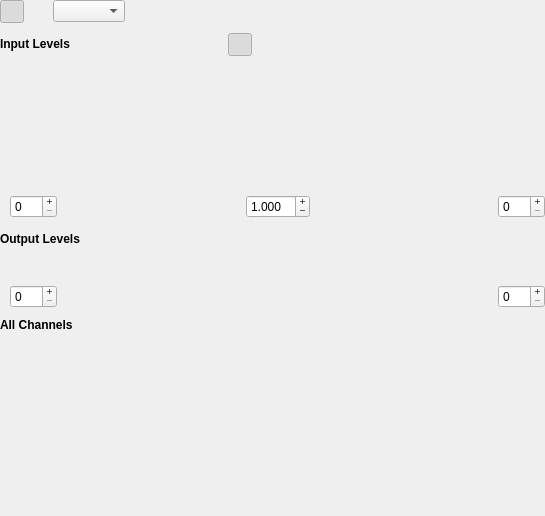
<?xml version="1.0" encoding="UTF-8"?>
<ui version="4.0">
 <author>
    SPDX-FileCopyrightText: none
    SPDX-License-Identifier: GPL-3.0-or-later
  </author>
 <class>LevelsConfigWidget</class>
 <widget class="QWidget" name="LevelsConfigWidget">
  <property name="geometry">
   <rect>
    <x>0</x>
    <y>0</y>
    <width>545</width>
    <height>516</height>
   </rect>
  </property>
  <property name="windowTitle">
   <string>Levels</string>
  </property>
  <layout class="QVBoxLayout" name="verticalLayout" stretch="0,0,0,0,1">
   <property name="spacing">
    <number>10</number>
   </property>
   <property name="leftMargin">
    <number>0</number>
   </property>
   <property name="topMargin">
    <number>0</number>
   </property>
   <property name="rightMargin">
    <number>0</number>
   </property>
   <property name="bottomMargin">
    <number>0</number>
   </property>
   <item>
    <layout class="QHBoxLayout" name="horizontalLayout_4">
     <property name="spacing">
      <number>5</number>
     </property>
     <item>
      <layout class="QHBoxLayout" name="horizontalLayout_7">
       <property name="spacing">
        <number>0</number>
       </property>
       <item>
        <widget class="QToolButton" name="buttonLightnessMode">
         <property name="toolTip">
          <string>Modify lightness only</string>
         </property>
         <property name="checkable">
          <bool>true</bool>
         </property>
         <property name="checked">
          <bool>true</bool>
         </property>
         <property name="autoExclusive">
          <bool>true</bool>
         </property>
         <property name="autoRaise">
          <bool>true</bool>
         </property>
         <attribute name="buttonGroup">
          <string notr="true">buttonGroupMode</string>
         </attribute>
        </widget>
       </item>
       <item>
        <widget class="QToolButton" name="buttonAllChannelsMode">
         <property name="toolTip">
          <string>Modify all channels independently</string>
         </property>
         <property name="checkable">
          <bool>true</bool>
         </property>
         <property name="autoExclusive">
          <bool>true</bool>
         </property>
         <property name="autoRaise">
          <bool>true</bool>
         </property>
         <attribute name="buttonGroup">
          <string notr="true">buttonGroupMode</string>
         </attribute>
        </widget>
       </item>
      </layout>
     </item>
     <item>
      <widget class="QComboBox" name="comboBoxChannel"/>
     </item>
     <item>
      <spacer name="spacer01">
       <property name="orientation">
        <enum>Qt::Horizontal</enum>
       </property>
       <property name="sizeHint" stdset="0">
        <size>
         <width>0</width>
         <height>0</height>
        </size>
       </property>
      </spacer>
     </item>
     <item>
      <widget class="QToolButton" name="buttonResetAll">
       <property name="toolTip">
        <string>Reset channel</string>
       </property>
       <property name="autoRaise">
        <bool>true</bool>
       </property>
      </widget>
     </item>
    </layout>
   </item>
   <item>
    <layout class="QVBoxLayout" name="verticalLayout_4">
     <property name="spacing">
      <number>5</number>
     </property>
     <item>
      <layout class="QHBoxLayout" name="horizontalLayout">
       <property name="spacing">
        <number>5</number>
       </property>
       <item>
        <widget class="QLabel" name="textLabel2">
         <property name="text">
          <string>&lt;b&gt;Input Levels&lt;/b&gt;</string>
         </property>
         <property name="wordWrap">
          <bool>false</bool>
         </property>
        </widget>
       </item>
       <item>
        <spacer name="horizontalSpacer_6">
         <property name="orientation">
          <enum>Qt::Horizontal</enum>
         </property>
         <property name="sizeHint" stdset="0">
          <size>
           <width>0</width>
           <height>0</height>
          </size>
         </property>
        </spacer>
       </item>
       <item>
        <layout class="QHBoxLayout" name="horizontalLayout_8">
         <property name="spacing">
          <number>0</number>
         </property>
         <item>
          <widget class="QToolButton" name="buttonLinearHistogram">
           <property name="toolTip">
            <string>Show linear histogram</string>
           </property>
           <property name="checkable">
            <bool>true</bool>
           </property>
           <property name="checked">
            <bool>true</bool>
           </property>
           <property name="autoExclusive">
            <bool>true</bool>
           </property>
           <property name="autoRaise">
            <bool>true</bool>
           </property>
           <attribute name="buttonGroup">
            <string notr="true">buttonGroupHistogramMode</string>
           </attribute>
          </widget>
         </item>
         <item>
          <widget class="QToolButton" name="buttonLogarithmicHistogram">
           <property name="toolTip">
            <string>Show logarithmic histogram</string>
           </property>
           <property name="checkable">
            <bool>true</bool>
           </property>
           <property name="autoExclusive">
            <bool>true</bool>
           </property>
           <property name="autoRaise">
            <bool>true</bool>
           </property>
           <attribute name="buttonGroup">
            <string notr="true">buttonGroupHistogramMode</string>
           </attribute>
          </widget>
         </item>
        </layout>
       </item>
       <item>
        <widget class="QToolButton" name="buttonScaleHistogramToFit">
         <property name="toolTip">
          <string>Scale the histogram to fit</string>
         </property>
         <property name="text">
          <string/>
         </property>
         <property name="autoRaise">
          <bool>true</bool>
         </property>
        </widget>
       </item>
       <item>
        <widget class="QToolButton" name="buttonScaleHistogramToCutLongPeaks">
         <property name="toolTip">
          <string>Scale the histogram to cut long peaks </string>
         </property>
         <property name="text">
          <string/>
         </property>
         <property name="autoRaise">
          <bool>true</bool>
         </property>
        </widget>
       </item>
       <item>
        <spacer name="horizontalSpacer_2">
         <property name="orientation">
          <enum>Qt::Horizontal</enum>
         </property>
         <property name="sizeHint" stdset="0">
          <size>
           <width>0</width>
           <height>0</height>
          </size>
         </property>
        </spacer>
       </item>
       <item>
        <widget class="QToolButton" name="buttonAutoLevels">
         <property name="toolTip">
          <string>Apply auto levels to this channel</string>
         </property>
         <property name="autoRaise">
          <bool>true</bool>
         </property>
        </widget>
       </item>
       <item>
        <widget class="QToolButton" name="buttonResetInputLevels">
         <property name="toolTip">
          <string>Reset input levels</string>
         </property>
         <property name="autoRaise">
          <bool>true</bool>
         </property>
        </widget>
       </item>
      </layout>
     </item>
     <item>
      <layout class="QVBoxLayout" name="verticalLayout_2">
       <property name="spacing">
        <number>5</number>
       </property>
       <property name="leftMargin">
        <number>10</number>
       </property>
       <item>
        <layout class="QHBoxLayout" name="horizontalLayout_2">
         <property name="spacing">
          <number>0</number>
         </property>
         <property name="leftMargin">
          <number>5</number>
         </property>
         <property name="rightMargin">
          <number>5</number>
         </property>
         <item>
          <widget class="KisHistogramView" name="widgetHistogram" native="true">
           <property name="minimumSize">
            <size>
             <width>200</width>
             <height>100</height>
            </size>
           </property>
           <property name="maximumSize">
            <size>
             <width>16777215</width>
             <height>200</height>
            </size>
           </property>
          </widget>
         </item>
        </layout>
       </item>
       <item>
        <widget class="KisInputLevelsSliderWithGamma" name="sliderInputLevels" native="true">
         <property name="minimumSize">
          <size>
           <width>256</width>
           <height>24</height>
          </size>
         </property>
        </widget>
       </item>
       <item>
        <layout class="QHBoxLayout">
         <property name="spacing">
          <number>5</number>
         </property>
         <item>
          <widget class="KisIntParseSpinBox" name="spinBoxInputBlackPoint">
           <property name="buttonSymbols">
            <enum>QAbstractSpinBox::PlusMinus</enum>
           </property>
           <property name="maximum">
            <number>255</number>
           </property>
          </widget>
         </item>
         <item>
          <spacer name="spacer5">
           <property name="orientation">
            <enum>Qt::Horizontal</enum>
           </property>
           <property name="sizeType">
            <enum>QSizePolicy::MinimumExpanding</enum>
           </property>
           <property name="sizeHint" stdset="0">
            <size>
             <width>0</width>
             <height>0</height>
            </size>
           </property>
          </spacer>
         </item>
         <item>
          <widget class="KisDoubleParseSpinBox" name="spinBoxInputGamma">
           <property name="buttonSymbols">
            <enum>QAbstractSpinBox::PlusMinus</enum>
           </property>
           <property name="decimals">
            <number>3</number>
           </property>
           <property name="minimum">
            <double>0.001000000000000</double>
           </property>
           <property name="maximum">
            <double>10.000000000000000</double>
           </property>
           <property name="singleStep">
            <double>0.010000000000000</double>
           </property>
           <property name="value">
            <double>1.000000000000000</double>
           </property>
          </widget>
         </item>
         <item>
          <spacer name="spacer6">
           <property name="orientation">
            <enum>Qt::Horizontal</enum>
           </property>
           <property name="sizeType">
            <enum>QSizePolicy::MinimumExpanding</enum>
           </property>
           <property name="sizeHint" stdset="0">
            <size>
             <width>0</width>
             <height>0</height>
            </size>
           </property>
          </spacer>
         </item>
         <item>
          <widget class="KisIntParseSpinBox" name="spinBoxInputWhitePoint">
           <property name="buttonSymbols">
            <enum>QAbstractSpinBox::PlusMinus</enum>
           </property>
           <property name="maximum">
            <number>255</number>
           </property>
          </widget>
         </item>
        </layout>
       </item>
      </layout>
     </item>
    </layout>
   </item>
   <item>
    <layout class="QVBoxLayout" name="verticalLayout_5">
     <property name="spacing">
      <number>5</number>
     </property>
     <item>
      <layout class="QHBoxLayout" name="horizontalLayout_3">
       <property name="spacing">
        <number>5</number>
       </property>
       <item>
        <widget class="QLabel" name="textLabel3">
         <property name="text">
          <string>&lt;b&gt;Output Levels&lt;/b&gt;</string>
         </property>
         <property name="wordWrap">
          <bool>false</bool>
         </property>
        </widget>
       </item>
       <item>
        <spacer name="horizontalSpacer_3">
         <property name="orientation">
          <enum>Qt::Horizontal</enum>
         </property>
         <property name="sizeHint" stdset="0">
          <size>
           <width>0</width>
           <height>0</height>
          </size>
         </property>
        </spacer>
       </item>
       <item>
        <widget class="QToolButton" name="buttonResetOutputLevels">
         <property name="toolTip">
          <string>Reset output levels</string>
         </property>
         <property name="autoRaise">
          <bool>true</bool>
         </property>
        </widget>
       </item>
      </layout>
     </item>
     <item>
      <layout class="QVBoxLayout" name="verticalLayout_3">
       <property name="spacing">
        <number>5</number>
       </property>
       <property name="leftMargin">
        <number>10</number>
       </property>
       <item>
        <widget class="KisOutputLevelsSlider" name="sliderOutputLevels" native="true">
         <property name="minimumSize">
          <size>
           <width>256</width>
           <height>24</height>
          </size>
         </property>
        </widget>
       </item>
       <item>
        <layout class="QHBoxLayout">
         <item>
          <widget class="KisIntParseSpinBox" name="spinBoxOutputBlackPoint">
           <property name="buttonSymbols">
            <enum>QAbstractSpinBox::PlusMinus</enum>
           </property>
           <property name="maximum">
            <number>255</number>
           </property>
          </widget>
         </item>
         <item>
          <spacer name="spacer3">
           <property name="orientation">
            <enum>Qt::Horizontal</enum>
           </property>
           <property name="sizeType">
            <enum>QSizePolicy::MinimumExpanding</enum>
           </property>
           <property name="sizeHint" stdset="0">
            <size>
             <width>0</width>
             <height>0</height>
            </size>
           </property>
          </spacer>
         </item>
         <item>
          <widget class="KisIntParseSpinBox" name="spinBoxOutputWhitePoint">
           <property name="buttonSymbols">
            <enum>QAbstractSpinBox::PlusMinus</enum>
           </property>
           <property name="maximum">
            <number>255</number>
           </property>
          </widget>
         </item>
        </layout>
       </item>
      </layout>
     </item>
    </layout>
   </item>
   <item>
    <widget class="QWidget" name="containerAllChannels" native="true">
     <layout class="QVBoxLayout" name="verticalLayout_6">
      <property name="spacing">
       <number>5</number>
      </property>
      <property name="leftMargin">
       <number>0</number>
      </property>
      <property name="topMargin">
       <number>0</number>
      </property>
      <property name="rightMargin">
       <number>0</number>
      </property>
      <property name="bottomMargin">
       <number>0</number>
      </property>
      <item>
       <layout class="QHBoxLayout" name="horizontalLayout_5">
        <property name="spacing">
         <number>5</number>
        </property>
        <item>
         <widget class="QLabel" name="textLabel3_2">
          <property name="text">
           <string>&lt;b&gt;All Channels&lt;/b&gt;</string>
          </property>
          <property name="wordWrap">
           <bool>false</bool>
          </property>
         </widget>
        </item>
        <item>
         <spacer name="horizontalSpacer_5">
          <property name="orientation">
           <enum>Qt::Horizontal</enum>
          </property>
          <property name="sizeHint" stdset="0">
           <size>
            <width>0</width>
            <height>0</height>
           </size>
          </property>
         </spacer>
        </item>
       </layout>
      </item>
      <item>
       <layout class="QHBoxLayout" name="horizontalLayout_6">
        <property name="spacing">
         <number>5</number>
        </property>
        <property name="leftMargin">
         <number>10</number>
        </property>
        <item>
         <spacer name="horizontalSpacer">
          <property name="orientation">
           <enum>Qt::Horizontal</enum>
          </property>
          <property name="sizeHint" stdset="0">
           <size>
            <width>0</width>
            <height>0</height>
           </size>
          </property>
         </spacer>
        </item>
        <item>
         <layout class="QHBoxLayout" name="horizontalLayout_10">
          <property name="spacing">
           <number>0</number>
          </property>
          <item>
           <widget class="QToolButton" name="buttonAutoLevelsAllChannels">
            <property name="toolTip">
             <string>Apply auto levels to all the channels</string>
            </property>
            <property name="autoRaise">
             <bool>true</bool>
            </property>
           </widget>
          </item>
          <item>
           <widget class="QToolButton" name="buttonResetAllChannels">
            <property name="toolTip">
             <string>Reset all channels</string>
            </property>
            <property name="autoRaise">
             <bool>true</bool>
            </property>
           </widget>
          </item>
         </layout>
        </item>
       </layout>
      </item>
     </layout>
    </widget>
   </item>
   <item>
    <spacer name="verticalSpacer_2">
     <property name="orientation">
      <enum>Qt::Vertical</enum>
     </property>
     <property name="sizeHint" stdset="0">
      <size>
       <width>0</width>
       <height>0</height>
      </size>
     </property>
    </spacer>
   </item>
  </layout>
 </widget>
 <customwidgets>
  <customwidget>
   <class>KisIntParseSpinBox</class>
   <extends>QSpinBox</extends>
   <header location="global">kis_int_parse_spin_box.h</header>
  </customwidget>
  <customwidget>
   <class>KisDoubleParseSpinBox</class>
   <extends>QDoubleSpinBox</extends>
   <header location="global">kis_double_parse_spin_box.h</header>
  </customwidget>
  <customwidget>
   <class>KisHistogramView</class>
   <extends>QWidget</extends>
   <header location="global">KisHistogramView.h</header>
   <container>1</container>
  </customwidget>
  <customwidget>
   <class>KisInputLevelsSliderWithGamma</class>
   <extends>QWidget</extends>
   <header location="global">KisLevelsSlider.h</header>
   <container>1</container>
  </customwidget>
  <customwidget>
   <class>KisOutputLevelsSlider</class>
   <extends>QWidget</extends>
   <header location="global">KisLevelsSlider.h</header>
   <container>1</container>
  </customwidget>
 </customwidgets>
 <resources/>
 <connections/>
 <buttongroups>
  <buttongroup name="buttonGroupHistogramMode"/>
  <buttongroup name="buttonGroupMode"/>
 </buttongroups>
</ui>
